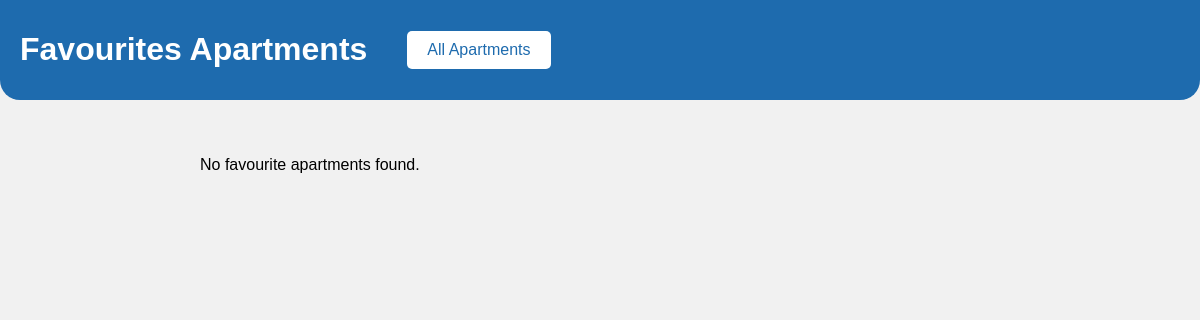
The app's page /favourites/, older data.
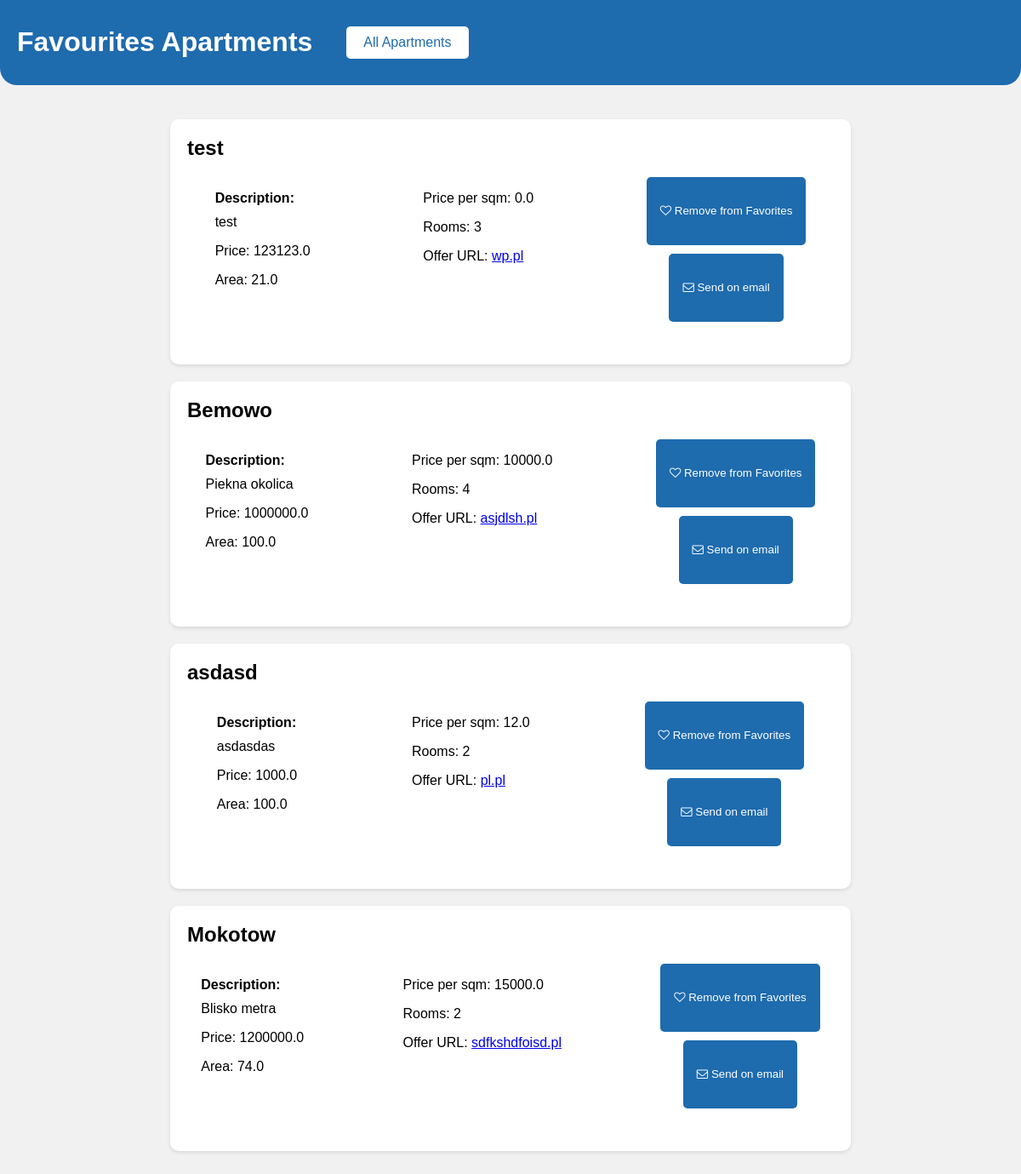
The same page, newer data.
### apartments/models.py (models this page shows, shortened)
class FavoriteApartment(models.Model):
    apartament = models.ForeignKey(
        Apartment, to_field="apartament_id", on_delete=models.CASCADE)

class Apartment(models.Model):
    apartament_id = models.TextField(default="", unique=True)
    place = models.TextField(default="")
    description = models.TextField(default="")
    price = models.FloatField(default=0.0)
    area = models.FloatField(default=0.0)
    price_per_m = models.FloatField(default=0.0)
    rooms = models.TextField(default="")
    offer_url = models.TextField(default="")

### apartments/views.py (the view)
# urls.py: path('favourites/', views.favourites_view, name='favourites'),
def favourites_view(request):
    favourite_apartments = FavoriteApartment.objects.select_related('apartament')
    return render(request, "apartments/favourites.html", {
        "favourite_apartments": favourite_apartments
    })

### apartments/templates/apartments/favourites.html (shortened to what this page needs)
<!DOCTYPE html>
<html>
<head>
    <link rel="stylesheet" href="https://cdnjs.cloudflare.com/ajax/libs/font-awesome/4.7.0/css/font-awesome.min.css">
</head>
<body>
    <div class="header">
        <h1>Favourites Apartments</h1>
        <div class="navigation">
            <a href="{% url '' %}">All Apartments</a>
        </div>
    </div>
    <div class="container">
        {% if favourite_apartments %}
            {% for favourite_apartment in favourite_apartments %}
            <div class="apartment">
                <h2>{{ favourite_apartment.apartament.place }}</h2>
                <div class="card-container">
                    <div>
                        <span><p class="property">Description:</p> {{ favourite_apartment.apartament.description }}</span>
                        <p>Price: {{ favourite_apartment.apartament.price }}</p>
                        <p>Area: {{ favourite_apartment.apartament.area }}</p>
                    </div>
                    <div>
                        <p>Price per sqm: {{ favourite_apartment.apartament.price_per_m }}</p>
                        <p>Rooms: {{ favourite_apartment.apartament.rooms }}</p>
                        <p>Offer URL: <a href="{{ favourite_apartment.apartament.offer_url }}">{{ favourite_apartment.apartament.offer_url }}</a></p>
                    </div>
                    <div class="button-container">
                        <button class="action-btn" onclick="removeFromFavorites('{{ favourite_apartment.id }}')">
                            <span class="fa fa-heart-o">
                            </span>
                            <span>
                                Remove from Favorites
                            </span>
                        </button>
                        <button class="action-btn" onclick="sendEmail('{{ favourite_apartment.id }}')">
                            <span class="fa fa-envelope-o"></span>
                            <span>Send on email</span>
                        </button>
                    </div>
                </div>
            </div>
            {% endfor %}
        {% else %}
            <p>No favourite apartments found.</p>
        {% endif %}
    </div>
</body>
</html>

Row changes from the older to the newer data that the page shows:
added FavoriteApartment: apartament.place "test", apartament.description "test", apartament.price "123123.0", apartament.area "21.0", apartament.price_per_m "0.0", apartament.rooms "3", apartament.offer_url "wp.pl"
added FavoriteApartment: apartament.place "Bemowo", apartament.description "Piekna okolica", apartament.price "1000000.0", apartament.area "100.0", apartament.price_per_m "10000.0", apartament.rooms "4", apartament.offer_url "asjdlsh.pl"
added FavoriteApartment: apartament.place "asdasd", apartament.description "asdasdas", apartament.price "1000.0", apartament.area "100.0", apartament.price_per_m "12.0", apartament.rooms "2", apartament.offer_url "pl.pl"
added FavoriteApartment: apartament.place "Mokotow", apartament.description "Blisko metra", apartament.price "1200000.0", apartament.area "74.0", apartament.price_per_m "15000.0", apartament.rooms "2", apartament.offer_url "sdfkshdfoisd.pl"
Text that changed along with them:
text no longer shown: "No favourite apartments found."
